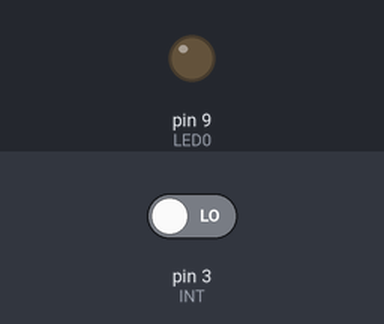
The sketch below on a simulated Arduino Uno, built with avr-gcc and run on an emulated ATmega328P. On the bench: output pins drawn as LEDs (lit = HIGH). Inputs (shaded band) come from the test bench; at power-on: pin 3 (INT) LOW.

Above: at 1.2 s.
1.3 s: pin 3 (INT) driven HIGH
At 2.7 s:
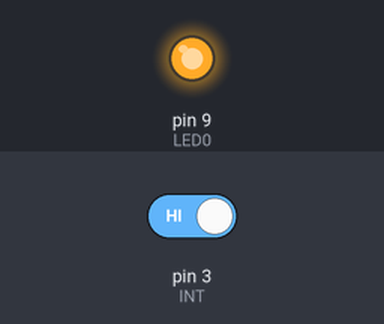
Timing chart, 0 to 10.8 s (numbered marks = the images above; inputs shaded):
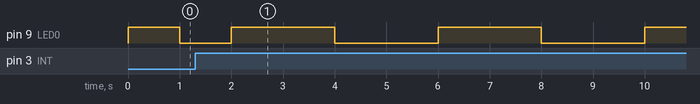

The sketch:

lab9quiz1.ino
```cpp
#define LED0 9
#define INT 3
int timer1_counter;
int toggle=1;
int mode = 1000;
void setup()
{
  pinMode(LED0,OUTPUT);
  pinMode(INT,INPUT);
  attachInterrupt(digitalPinToInterrupt(INT),
                  ISR_Callback, RISING);
}

void loop()
{
  digitalWrite(LED0,toggle);
  delay(mode);
  digitalWrite(LED0,!toggle);
  delay(mode);
}

void ISR_Callback()
{
  mode += 1000;
  if(mode > 3000)
  {
    mode = 1000;
  }
}
```

Measured:
- after the input at 1.3 s, pin 9 (LED0): alternates HIGH for 2.0 s and LOW for 2.0 s, starting after 2.7 s
